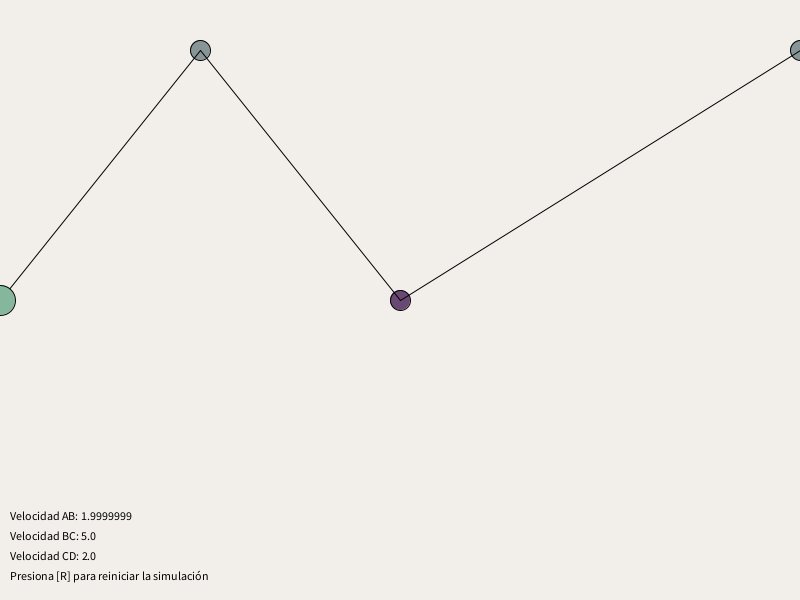
Frame 1 (no input)
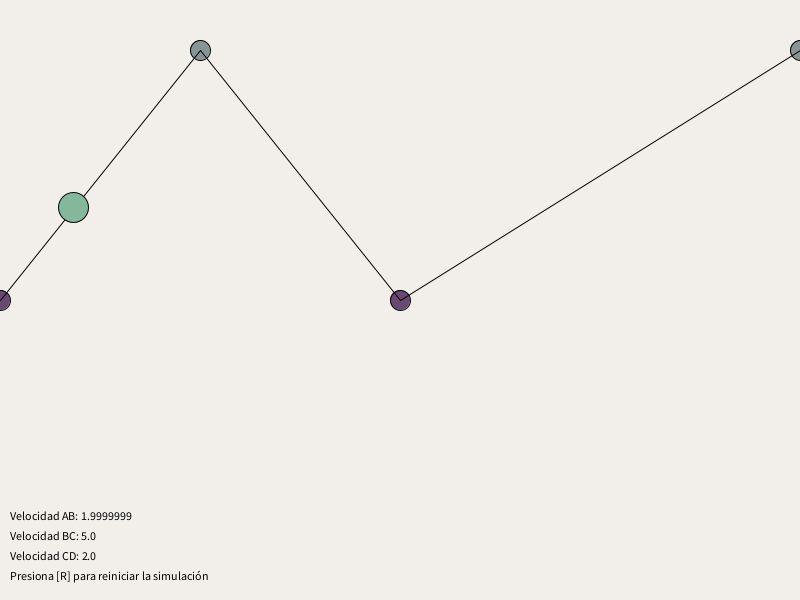
Frame 60 (the mouse pressed at the canvas centre just before this capture)
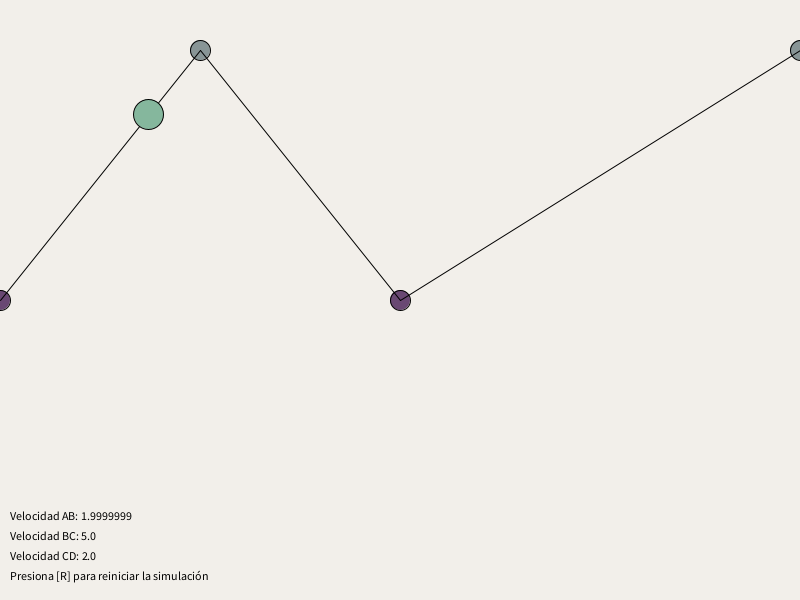
Frame 120 (the mouse held since frame 60 and released just before this capture)

The Processing sketch that drew these frames (run headless with seeded random() and noise(); from frame 60 on, the mouse is pressed at the canvas centre):

// Processing sketch: MontanaRusa
// ── MontanaRusa.pde
/**
 * @name Montaña rusa
 * @description Simular el movimiento de una partícula en distintos tramos de velocidad constante
 * @author Jordi Beltran Querol
 */
float dt = 1;

// Posiciones clave de la trayectoria
PVector a, b, c, d;

// Particula
PVector p;

// Velocidades de la particula por tramos
PVector velAB, velBC, velCD;
PVector accAB , accBC, accCD;

void setup(){
  // Tamaño del lienzo
  size(800,600);

  // Inicialización de las posiciones
  a = new PVector(0, height/2);
  b = new PVector(a.x + 200, a.y - 250);
  c = new PVector(a.x + 400, a.y);
  d = new PVector(800, a.y - 250);
  
  // Inicialización de la particula en la posición inicial
  p = new PVector(a.x,a.y);
  
  // Calculo de las velocidades
  velAB = PVector.sub(b,a);
  velAB.normalize();
  velAB.mult(2);
  
  velBC = PVector.sub(c,b);
  velBC.normalize();
  velBC.mult(5);
  
  velCD = PVector.sub(d,c);
  velCD.normalize();
  velCD.mult(2);

  accAB = PVector.mult(velAB, dt);
  accBC = PVector.mult(velBC, dt);
  accCD = PVector.mult(velCD, dt);

}

void draw(){
  background(#F2EFEA);
  drawText();

  if(keyPressed){
    if(key == 'r' || key == 'R'){
      resetSimulation();
    }
  }

  // Posición A
  fill(#694873);
  ellipse(a.x, a.y, 20, 20);
   
  // Posición B
  fill(#889596);
  ellipse(b.x, b.y, 20, 20);
   
  // Posición C
  fill(#694873);
  ellipse(c.x, c.y, 20, 20);
  
  // Posición D
  fill(#889596);
  ellipse(d.x, d.y, 20, 20);
  
  // Lineas que unen las posiciones
  line(a.x, a.y, b.x, b.y);
  line(b.x, b.y, c.x, c.y);
  line(c.x, c.y, d.x, d.y);
  
  // Particula p (movimiento uniformemente acelerado)
  fill(#85B79D);
  ellipse(p.x, p.y, 30, 30);
  
  // Actualización de la posición de la partícula
  if(p.x < b.x && p.y > b.y){
      // Velocidad
      p.add(velAB);
  }
  else if(p.x < c.x && p.y <= c.y){
      // Velocidad
      p.add(velBC);
      
  }
  else if(p.x < d.x && p.y > d.y){
      // Velocidad
      p.add(velCD);
  }
}

void drawText(){
  fill(0);
  text("Velocidad AB: " + velAB.mag(), 10, height - 80);
  text("Velocidad BC: " + velBC.mag(), 10, height - 60);
  text("Velocidad CD: " + velCD.mag(), 10, height - 40);
  text("Presiona [R] para reiniciar la simulación", 10, height - 20);
}

void resetSimulation(){
  p = new PVector(a.x,a.y);
}
